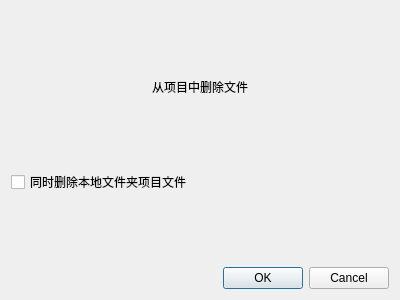
<?xml version="1.0" encoding="UTF-8"?>
<ui version="4.0">
 <class>RemoveProDialog</class>
 <widget class="QDialog" name="RemoveProDialog">
  <property name="geometry">
   <rect>
    <x>0</x>
    <y>0</y>
    <width>400</width>
    <height>300</height>
   </rect>
  </property>
  <property name="windowTitle">
   <string>Dialog</string>
  </property>
  <layout class="QVBoxLayout" name="verticalLayout">
   <item>
    <spacer name="verticalSpacer_2">
     <property name="orientation">
      <enum>Qt::Vertical</enum>
     </property>
     <property name="sizeHint" stdset="0">
      <size>
       <width>20</width>
       <height>40</height>
      </size>
     </property>
    </spacer>
   </item>
   <item>
    <widget class="QLabel" name="label">
     <property name="text">
      <string>从项目中删除文件</string>
     </property>
     <property name="alignment">
      <set>Qt::AlignCenter</set>
     </property>
    </widget>
   </item>
   <item>
    <spacer name="verticalSpacer_3">
     <property name="orientation">
      <enum>Qt::Vertical</enum>
     </property>
     <property name="sizeHint" stdset="0">
      <size>
       <width>20</width>
       <height>40</height>
      </size>
     </property>
    </spacer>
   </item>
   <item>
    <widget class="QCheckBox" name="checkBox">
     <property name="text">
      <string>同时删除本地文件夹项目文件</string>
     </property>
    </widget>
   </item>
   <item>
    <spacer name="verticalSpacer">
     <property name="orientation">
      <enum>Qt::Vertical</enum>
     </property>
     <property name="sizeHint" stdset="0">
      <size>
       <width>20</width>
       <height>40</height>
      </size>
     </property>
    </spacer>
   </item>
   <item>
    <widget class="QDialogButtonBox" name="buttonBox">
     <property name="orientation">
      <enum>Qt::Horizontal</enum>
     </property>
     <property name="standardButtons">
      <set>QDialogButtonBox::Cancel|QDialogButtonBox::Ok</set>
     </property>
    </widget>
   </item>
  </layout>
 </widget>
 <resources/>
 <connections>
  <connection>
   <sender>buttonBox</sender>
   <signal>accepted()</signal>
   <receiver>RemoveProDialog</receiver>
   <slot>accept()</slot>
   <hints>
    <hint type="sourcelabel">
     <x>248</x>
     <y>254</y>
    </hint>
    <hint type="destinationlabel">
     <x>157</x>
     <y>274</y>
    </hint>
   </hints>
  </connection>
  <connection>
   <sender>buttonBox</sender>
   <signal>rejected()</signal>
   <receiver>RemoveProDialog</receiver>
   <slot>reject()</slot>
   <hints>
    <hint type="sourcelabel">
     <x>316</x>
     <y>260</y>
    </hint>
    <hint type="destinationlabel">
     <x>286</x>
     <y>274</y>
    </hint>
   </hints>
  </connection>
 </connections>
</ui>
